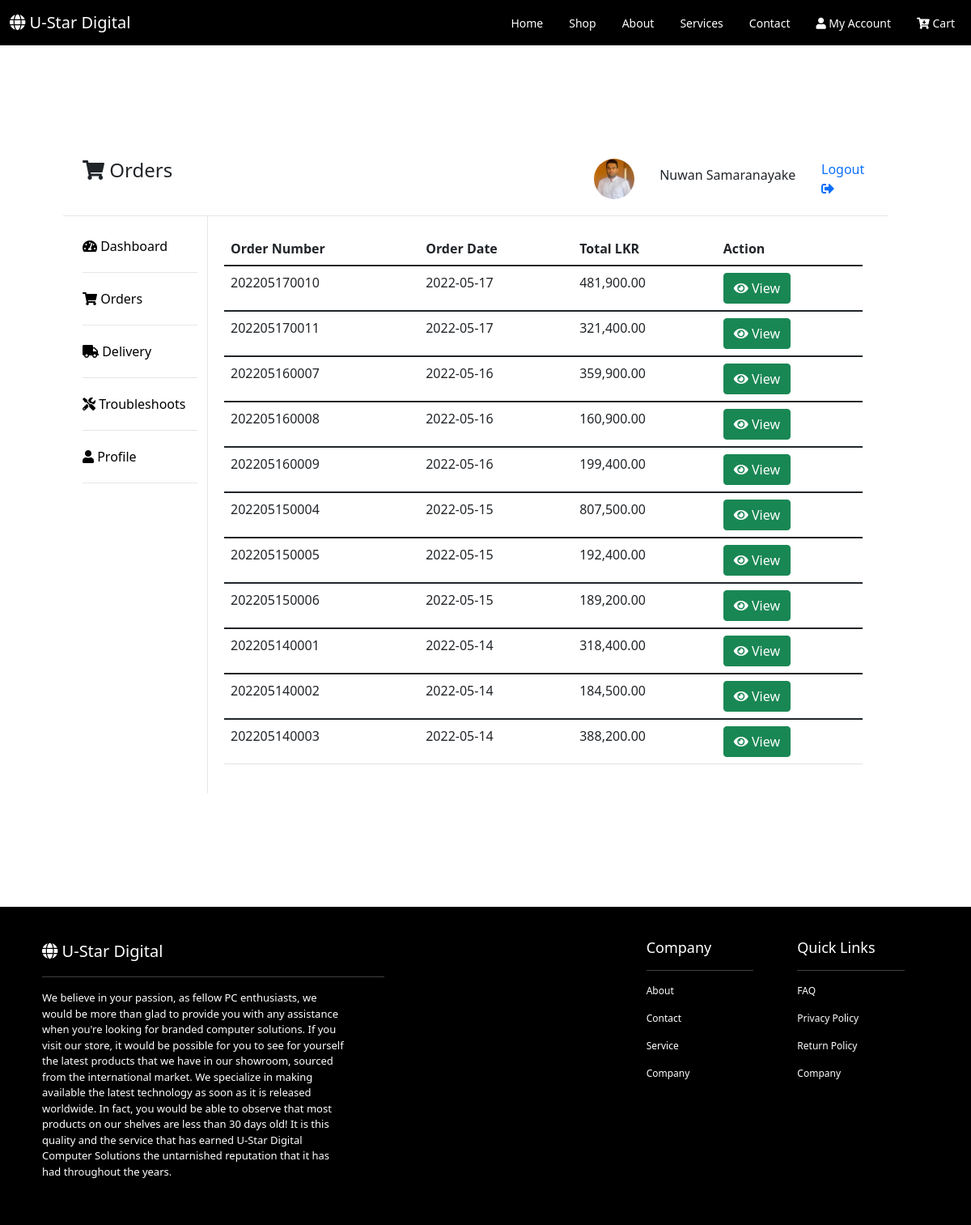
Page /dashboard/orders.php (signed in) on the committed database.
### tables this page shows
CREATE TABLE `orders` (
  `order_id` int(11) NOT NULL,
  `order_number` varchar(255) NOT NULL,
  `order_total` int(11) NOT NULL,
  `total_discount` int(11) NOT NULL,
  `delivery_charge` int(11) NOT NULL,
  `order_date` date NOT NULL,
  `order_time` time NOT NULL,
  `user_id` int(11) NOT NULL,
  `payment_id` int(11) NOT NULL,
  `grand_total` int(11) NOT NULL,
  `courier_status` int(11) NOT NULL,
  `notifications` int(11) NOT NULL
);

### dashboard/orders.php (the view, shortened to what this page needs)
<?php
include "site_nav.php";
include "dashboard_nav.php";
$db = db_con();
?>
<div class="col-10 dash_content">
    <div class="page_tables">
        <table class="table table-hover">
            <thead>
                <tr>
                    <th scope="col" class="table_head">Order Number</th>
                    <th scope="col" class="table_head">Order Date</th>
                    <th scope="col" class="table_head">Total LKR</th>
                    <th scope="col" class="table_head">Action</th>
                </tr>
            </thead>
            <tbody>
                <?php
                $user_id =  $_SESSION['user_id'];
                $sql = "SELECT * FROM orders o WHERE o.user_id = $user_id ORDER BY `o`.`order_date` DESC";
                $result = $db->query($sql);
                if ($result->num_rows > 0) {
                    while ($row = $result->fetch_assoc()) {
                ?>
                        <tr>
                            <td class="table_body"><?php echo $row['order_number'] ?></td>
                            <td class="table_body"><?php echo $row['order_date'] ?></td>
                            <td class="table_body"><?php echo number_format($row['grand_total'], 2)  ?></td>
                            <td>
                                <form action="invoice.php" method="post">
                                    <a href="view.php">
                                        <button type="submit" name="action" value="view" class="btn btn-block btn-success btn-xs"><i class="fas fa-eye"></i> View</button>
                                    </a>
                                </form>
                            </td>
                        </tr>
            </tbody>
    <?php
                    }
                }
    ?>
        </table>
    </div>
</div>
</div>
</div>
</div>
<?php
include "site_footer.php";
?>

### assets/css/style.css (style rules this page uses)
.dash_content { border-style: solid; border-color: #e4e6e7; border-width: 0px 0px 0px 1px; padding: 20px; }

### rows in the picture
orders: order_number "202205170010", order_date "2022-05-17", grand_total "481,900.00"
orders: order_number "202205170011", order_date "2022-05-17", grand_total "321,400.00"
orders: order_number "202205160007", order_date "2022-05-16", grand_total "359,900.00"
orders: order_number "202205160008", order_date "2022-05-16", grand_total "160,900.00"
orders: order_number "202205160009", order_date "2022-05-16", grand_total "199,400.00"
orders: order_number "202205150004", order_date "2022-05-15", grand_total "807,500.00"
orders: order_number "202205150005", order_date "2022-05-15", grand_total "192,400.00"
orders: order_number "202205150006", order_date "2022-05-15", grand_total "189,200.00"
orders: order_number "202205140001", order_date "2022-05-14", grand_total "318,400.00"
orders: order_number "202205140002", order_date "2022-05-14", grand_total "184,500.00"
orders: order_number "202205140003", order_date "2022-05-14", grand_total "388,200.00"

### other values in the picture
$dash['path'] "Orders"
$_SESSION['first_name'] "Nuwan"
$_SESSION['last_name'] "Samaranayake"
